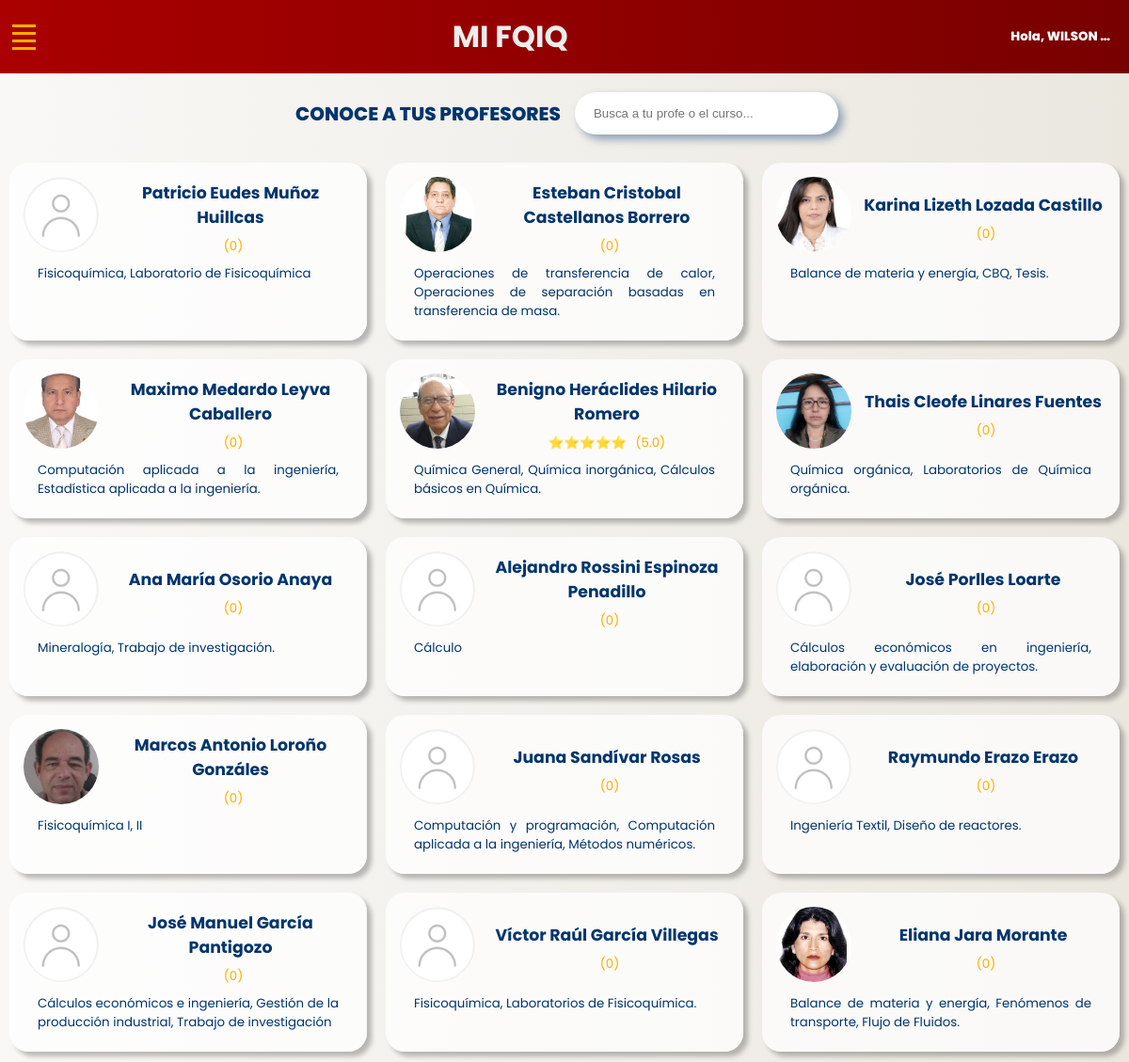
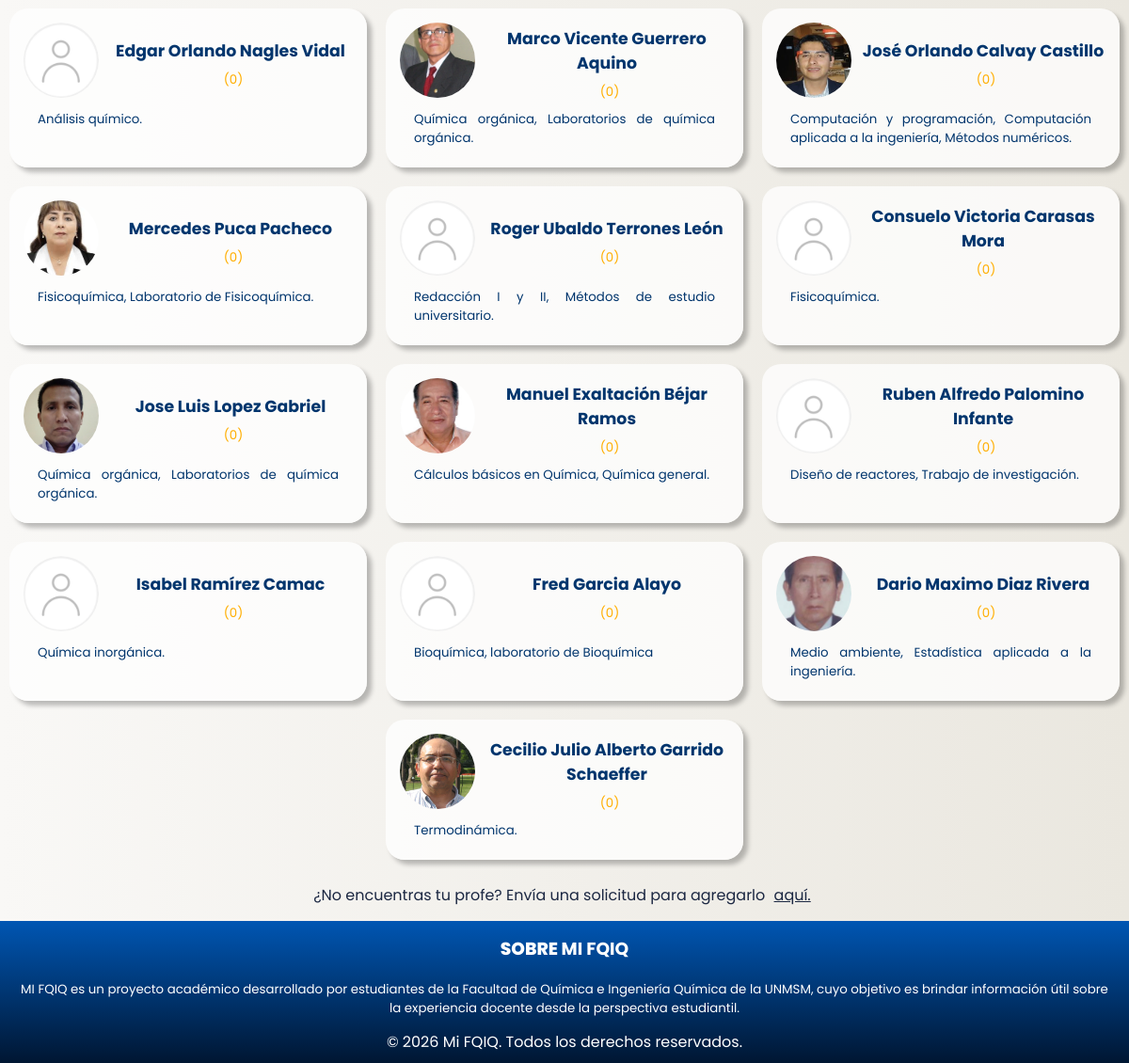
Page /professors/ (signed in) on the committed database (2 pictures, top to bottom).
### professors_fqiq/models.py (models this page shows, shortened)
class Professor(models.Model):
    name = models.CharField(max_length=100)
    courses = models.TextField(blank=True)
    photo = models.ImageField(
        upload_to='professors_photos/',
        blank=True,
        null=True,
        default='professors_photos/default.png',
        validators=[validate_image_size, validate_image_format, validate_image_dimensions]
        )
    created = models.DateTimeField(auto_now_add=True)
    class Meta:
        verbose_name = 'Professor'
        verbose_name_plural = 'Professors'
        ordering = ['name']

### professors_fqiq/views.py (the view)
# urls.py: path('professors/', views.view_professors, name = 'professors'),
@login_required
def view_professors(request):
    professors_qs = Professor.objects.order_by('?')
    rating_fields = [
        'puntuality',
        'class_environment',
        'empathy',
        'class_evaluation',
        'exam_difficulty',
        'silabo',
        'grading_consistency',
        'teaching_material',
    ]
    professors = []
    for prof in professors_qs:
        agg = Grade.objects.filter(professor=prof).aggregate(
            **{f'avg_{f}': Avg(f) for f in rating_fields}
        )
        values = [v for v in agg.values() if v is not None]
        general_avg = round(sum(values) / len(values), 1) if values else 0
        stars = '⭐' * max(0, min(int(round(general_avg)), 5))
        professors.append({
            'professor': prof,
            'general_avg': general_avg,
            'stars': stars,
        })
    return render(request, 'professors.html', {
        'professors': professors,
    })

### professors_fqiq/templates/professors.html (shortened to what this page needs)
{% extends 'base.html' %} {% load static %}
{% block extra_css %}
<link rel="stylesheet" href="{% static 'css/base.css' %}" />
<link rel="stylesheet" href="{% static 'css/professors.css' %}" />
{% endblock %}
{% block content %}
<div class="container">
    <h3>CONOCE A TUS PROFESORES</h3>
    <form>
        <input class="search" type="text" id="search" placeholder="Busca a tu profe o el curso..." />
    </form>
</div>
<div class="cards">
    {% for item in professors %}
    <div class="horizontal-card">
        <a href="{% url 'profile_professor' item.professor.id %}" class="professor-link horizontal-link">
            <div class="photo-container">
                <img src="{{ item.professor.photo.url }}" alt="{{ item.professor.name }}" class="professor-photo">
            </div>
            <div class="info-container">
                <p class="name">{{ item.professor.name }}</p>
                <div class="general-rating">
                    <span class="stars">{{ item.stars }}</span>
                    <span class="avg">({{ item.general_avg }})</span>
                </div>
            </div>
        </a>
        <p class="cursos">{{ item.professor.courses }}</p>
    </div>
    {% endfor %}
</div>
<div class="alternative-container">
    <p class="alternative">
        ¿No encuentras tu profe? Envía una solicitud para agregarlo
        <a class="agregar-prof" href="https://forms.gle/SwJgqMUZAuToZ1p37">aquí.</a>
    </p>
</div>
{% endblock %}

### professors_fqiq/templates/base.html (shortened to what this page needs)
{% load static %}
<!DOCTYPE html>
<html lang="es">
<head>
    <link rel="stylesheet" href="{% static 'css/base.css' %}">
    {% block extra_css %}{% endblock %}
</head>
<body>
    <header class="barra">
        <nav class="nav-menu">
            <button class="menu-toggle" aria-label="Toggle menu">
                <span class="bar"></span>
                <span class="bar"></span>
                <span class="bar"></span>
                <span class="bar"></span>
            </button>
        </nav>
        {% if user.is_authenticated %}
        <h1><a class="mi-fqiq" href="/professors/">MI FQIQ</a></h1>
        <h3 class="saludo">Hola, {{ user.first_name|truncatewords:1 }}</h3>
        {% else %}
        <h1><a class="mi-fqiq" href="/">MI FQIQ</a></h1>
        {% endif%}
    </header>
    <main class="main-content">
        {% block content %}{% endblock %}
    </main>
    <footer class="acercade">
        <h3 class="title-footer">SOBRE <b>MI FQIQ</b></h3>
        <p class="sobre-mifqiq">
            MI FQIQ es un proyecto académico desarrollado por estudiantes de la Facultad de Química e Ingeniería
            Química de la UNMSM, cuyo objetivo es brindar información útil sobre la experiencia docente desde la
            perspectiva
            estudiantil.
        </p>
        <p class="copy">&copy; 2026 Mi FQIQ. Todos los derechos reservados.</p>
    </footer>
</body>
</html>

### static/css/base.css (style rules this page uses)
html, body { height: 100%; }
body { font-family: "Poppins", "sans-sserif"; margin: 0; background: linear-gradient(270deg, #eae7df, #f9f8f6); display: flex; flex-direction: column; }
header { flex-shrink: 0; position: sticky; top: 0; z-index: 1000; }
.main-content { flex: 1; display: flex; flex-direction: column; align-items: center; }
.barra { background: linear-gradient(90deg, #aa0000, #780000); display: flex; flex-direction: row; justify-content: space-between; align-items: center; margin: 0; }
.nav-menu { position: relative; width: 20px; padding: 0; margin: 5px; }
.menu-toggle { display: none; background: none; border: none; cursor: pointer; padding: 0.5rem; }
.menu-toggle .bar { display: block; width: 25px; height: 3px; background-color: #ffae00; margin: 5px 0; transition: all 0.3s ease; }
@media (max-width: 1200px) { .menu-toggle { display: block; } }
h1 { margin: auto; padding: 15px 0; }
.mi-fqiq { text-decoration: none; color: rgb(237, 237, 237); }
.saludo { color: white; font-size: 10pt; padding: 0 20px; }
.acercade { flex-shrink: 0; background: linear-gradient(180deg, #0056b3, rgb(0, 22, 50)); color: white; padding: 10px 20px; text-align: center; }
.title-footer { font-size: 14pt; color: white; }
.sobre-mifqiq { font-size: 10pt; z-index: 2; }
.copy { margin: 0; }

### static/css/professors.css (style rules this page uses)
h3 { text-align: center; padding: 5px; margin: 0; font-size: 20px; font-weight: 800; color: #00356d; }
.container { box-sizing: border-box; margin: 20px; display: flex; flex-wrap: wrap; justify-content: space-evenly; gap: 10px; align-items: center; }
.search { color: #00356d; box-sizing: border-box; width: 280px; padding: 15px 20px; margin: auto; border: none; border-radius: 25px; background-repeat: no-repeat; box-shadow: 5px 5px 10px #00356d6c; }
.cards { display: flex; flex-wrap: wrap; justify-content: space-around; margin: 10px; gap: 20px; }
.horizontal-card { width: 100%; width: 350px; padding: 15px; background: rgba(255, 255, 255, 0.75); border-radius: 20px; box-shadow: 5px 5px 5px rgba(0, 0, 0, 0.25); }
.horizontal-link { display: flex; align-items: center; gap: 10px; text-decoration: none; }
.photo-container { flex-shrink: 0; }
.professor-photo { width: 80px; height: 80px; border-radius: 50%; object-fit: cover; }
.info-container { flex: 1; }
.name { text-align: center; font-size: 13pt; font-weight: bold; color: #00356d; margin: 0; }
.cursos { font-size: 10pt; color: #00356d; margin: 6px 0; text-align: justify; padding: 0 15px; }
.general-rating { text-align: center; margin-top: 8px; font-size: 10pt; color: #ffae00; }
.general-rating .avg { font-size: 10pt; margin-left: 6px; }
.alternative, .agregar-prof { color: #1b2742; text-align: center; margin: 5px; }
.alternative-container { padding: 10px; }

### rows in the picture
Professor: professor.photo (placeholder picture), professor.name "Patricio Eudes Muñoz Huillcas", general_avg "0", professor.courses "Fisicoquímica, Laboratorio de Fisicoquímica"
Professor: professor.photo (picture), professor.name "Esteban Cristobal Castellanos Borrero", general_avg "0", professor.courses "Operaciones de transferencia de calor, Operaciones de separación basadas en transferencia de masa."
Professor: professor.photo (picture), professor.name "Karina Lizeth Lozada Castillo", general_avg "0", professor.courses "Balance de materia y energía, CBQ, Tesis."
Professor: professor.photo (picture), professor.name "Maximo Medardo Leyva Caballero", general_avg "0", professor.courses "Computación aplicada a la ingeniería, Estadística aplicada a la ingeniería."
Professor: professor.photo (picture), professor.name "Benigno Heráclides Hilario Romero", stars "⭐⭐⭐⭐⭐", general_avg "5.0", professor.courses "Química General, Química inorgánica, Cálculos básicos en Química."
Professor: professor.photo (picture), professor.name "Thais Cleofe Linares Fuentes", general_avg "0", professor.courses "Química orgánica, Laboratorios de Química orgánica."
Professor: professor.photo (placeholder picture), professor.name "Ana María Osorio Anaya", general_avg "0", professor.courses "Mineralogía, Trabajo de investigación."
Professor: professor.photo (placeholder picture), professor.name "Alejandro Rossini Espinoza Penadillo", general_avg "0", professor.courses "Cálculo"
Professor: professor.photo (placeholder picture), professor.name "José Porlles Loarte", general_avg "0", professor.courses "Cálculos económicos en ingeniería, elaboración y evaluación de proyectos."
Professor: professor.photo (picture), professor.name "Marcos Antonio Loroño Gonzáles", general_avg "0", professor.courses "Fisicoquímica I, II"
Professor: professor.photo (placeholder picture), professor.name "Juana Sandívar Rosas", general_avg "0", professor.courses "Computación y programación, Computación aplicada a la ingeniería, Métodos numéricos."
Professor: professor.photo (placeholder picture), professor.name "Raymundo Erazo Erazo", general_avg "0", professor.courses "Ingeniería Textil, Diseño de reactores."
Professor: professor.photo (placeholder picture), professor.name "José Manuel García Pantigozo", general_avg "0", professor.courses "Cálculos económicos e ingeniería, Gestión de la producción industrial, Trabajo de investigación"
Professor: professor.photo (placeholder picture), professor.name "Víctor Raúl García Villegas", general_avg "0", professor.courses "Fisicoquímica, Laboratorios de Fisicoquímica."
Professor: professor.photo (picture), professor.name "Eliana Jara Morante", general_avg "0", professor.courses "Balance de materia y energía, Fenómenos de transporte, Flujo de Fluidos."
Professor: professor.photo (placeholder picture), professor.name "Edgar Orlando Nagles Vidal", general_avg "0", professor.courses "Análisis químico."
Professor: professor.photo (picture), professor.name "Marco Vicente Guerrero Aquino", general_avg "0", professor.courses "Química orgánica, Laboratorios de química orgánica."
Professor: professor.photo (picture), professor.name "José Orlando Calvay Castillo", general_avg "0", professor.courses "Computación y programación, Computación aplicada a la ingeniería, Métodos numéricos."
Professor: professor.photo (picture), professor.name "Mercedes Puca Pacheco", general_avg "0", professor.courses "Fisicoquímica, Laboratorio de Fisicoquímica."
Professor: professor.photo (placeholder picture), professor.name "Roger Ubaldo Terrones León", general_avg "0", professor.courses "Redacción I y II, Métodos de estudio universitario."
Professor: professor.photo (placeholder picture), professor.name "Consuelo Victoria Carasas Mora", general_avg "0", professor.courses "Fisicoquímica."
Professor: professor.photo (picture), professor.name "Jose Luis Lopez Gabriel", general_avg "0", professor.courses "Química orgánica, Laboratorios de química orgánica."
Professor: professor.photo (picture), professor.name "Manuel Exaltación Béjar Ramos", general_avg "0", professor.courses "Cálculos básicos en Química, Química general."
Professor: professor.photo (placeholder picture), professor.name "Ruben Alfredo Palomino Infante", general_avg "0", professor.courses "Diseño de reactores, Trabajo de investigación."
Professor: professor.photo (placeholder picture), professor.name "Isabel Ramírez Camac", general_avg "0", professor.courses "Química inorgánica."
Professor: professor.photo (placeholder picture), professor.name "Fred Garcia Alayo", general_avg "0", professor.courses "Bioquímica, laboratorio de Bioquímica"
Professor: professor.photo (picture), professor.name "Dario Maximo Diaz Rivera", general_avg "0", professor.courses "Medio ambiente, Estadística aplicada a la ingeniería."
Professor: professor.photo (picture), professor.name "Cecilio Julio Alberto Garrido Schaeffer", general_avg "0", professor.courses "Termodinámica."

### other values in the picture
{{ user.first_name|truncatewords:1 }} "WILSON …"
